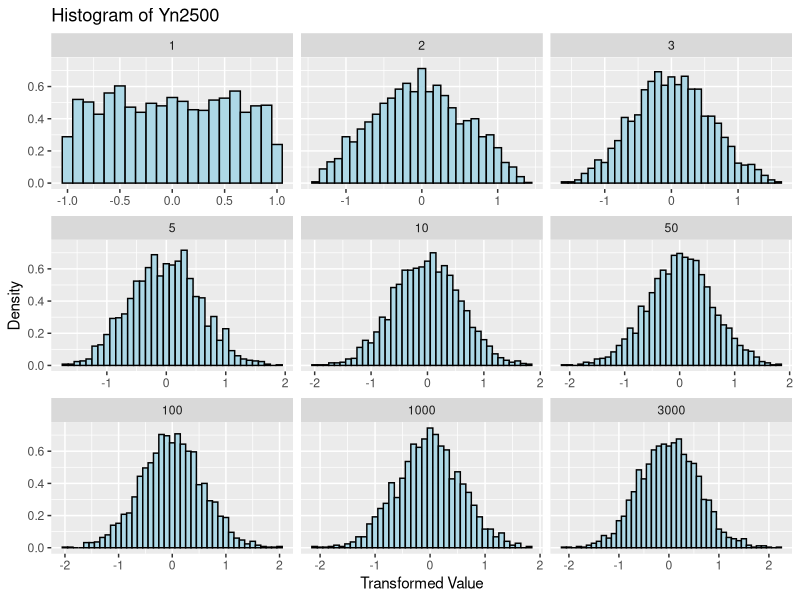
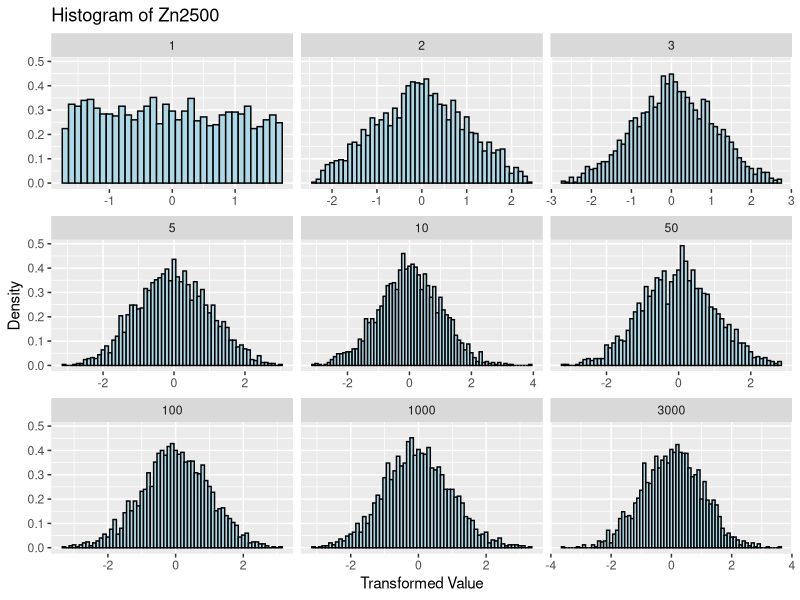
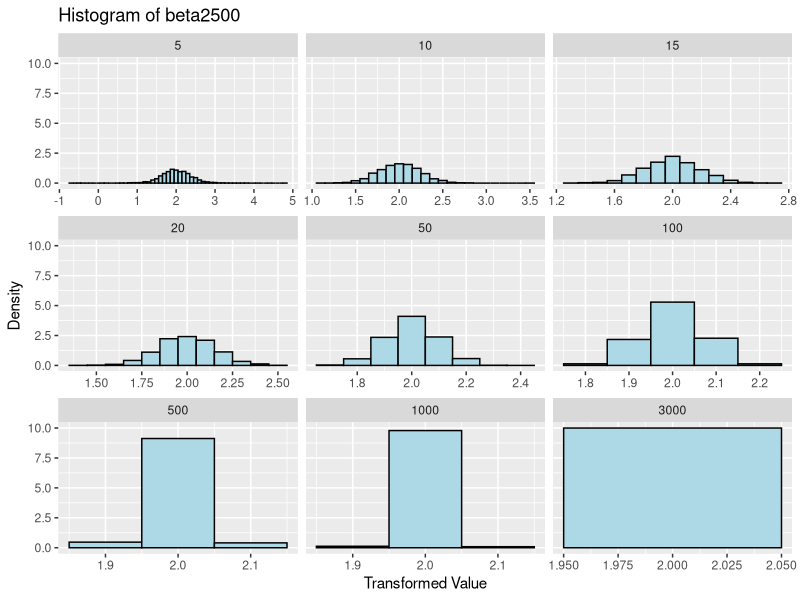

Generate these figures, in order, with R:
#Question 1
setwd("/Users/harikrishnadev/Library/Mobile Documents/com~apple~CloudDocs/School Work/Sem 2/BUAN 6337/BUAN_6337_Predictive_Analysis/HW/HW-3/")
#Part-c
library(data.table)

n_values <- c(1, 2, 3, 5, 10, 50, 100, 1000, 3000)

results <- data.table(n = integer(length(n_values)),
                      mean = numeric(length(n_values)),
                      var = numeric(length(n_values)))

for (i in seq_along(n_values)) {
  n <- n_values[i]
  X <- runif(n, 0, 2)
  mean_X <- mean(X)
  var_X <- var(X)
  results[i, `:=`(n=n_values[i], mean = mean_X, var = var_X)]
}

results

#Part-d
n_values <- c(1, 2, 3, 5, 10, 50, 100, 1000, 3000)

results <- data.table(n = integer(length(n_values)),
                      mean = numeric(length(n_values)),
                      var = numeric(length(n_values)),
                      abs_diff = numeric(length(n_values)))

for (i in seq_along(n_values)) {
  n <- n_values[i]
  X <- runif(n, 0, 2)
  mean_X <- mean(X)
  var_X <- var(X)
  abs_diff_X <- abs(mean_X - 1)
  results[i, `:=`(n = n_values[i], mean = mean_X, var = var_X, abs_diff = abs_diff_X)]
}

results

#Part-e
n_values <- c(1, 2, 3, 5, 10, 50, 100, 1000, 3000)

results <- data.table(n = integer(length(n_values)),
                      mean = numeric(length(n_values)),
                      var = numeric(length(n_values)),
                      abs_diff_X1 = numeric(length(n_values)),
                      abs_diff_fX1 = numeric(length(n_values)))

for (i in seq_along(n_values)) {
  n <- n_values[i]
  X <- runif(n, 0, 2)
  mean_X <- mean(X)
  var_X <- var(X)
  abs_diff_X <- abs(mean_X - 1)
  f_mean_X <- 2*mean_X^2 - 5*mean_X + 1 + 1/(3*mean_X)
  abs_diff_fX <- abs(f_mean_X - 5/3)
  results[i, `:=`(n = n_values[i], mean = mean_X, var = var_X, abs_diff_X1 = abs_diff_X, abs_diff_fX1 = abs_diff_fX)]
}

results

#Question 2

#Part-e
set.seed(123)  # for reproducibility

n_vec <- c(1, 2, 3, 5, 10, 50, 100, 1000, 3000)  # vector of sample sizes
t_vec <- 1:2500  # vector of t values
Vn_mat <- matrix(0, nrow = 2500, ncol = length(n_vec))  # matrix to store sample mean vectors

for (i in seq_along(n_vec)) {
  n <- n_vec[i]
  for (t in t_vec) {
    X <- runif(n, min = 0, max = 2)  # generate n independent Uniform[0, 2] random variables
    Vn_mat[t, i] <- mean(X)  # calculate sample mean and store in matrix
  }
}
Vn_mat


#Part-f
Vn2500 <- apply(Vn_mat, 2, mean)  # calculate mean of each column
Vn_var <- apply(Vn_mat, 2, var)  # calculate variance of each column

# display mean and variance of Vn2500 for each value of n
data.frame(n = n_vec, mean = Vn2500, variance = Vn_var)


#Part-g
# calculate E[Xi] and store as a constant
EXi <- (0 + 2) / 2  # mean of Uniform[0, 2] distribution
n_samples=2500
# initialize matrix to store transformed vectors
Yn_mat <- matrix(0, nrow = n_samples, ncol = length(n_vec))

# loop over values of n and generate random samples
for (i in seq_along(n_vec)) {
  n <- n_vec[i]
  
  # loop over each sample for this value of n
  for (j in 1:n_samples) {
    # generate sample of Uniform[0, 2] random variables
    X <- runif(n, min = 0, max = 2)
    
    # calculate sample mean
    X_bar <- mean(X)
    
    # calculate transformed value Yn
    Yn <- sqrt(n) * (X_bar - EXi)
    
    # store transformed value in matrix
    Yn_mat[j, i] <- Yn
  }
}

# display Yn2500 matrix
head(Yn_mat)

#Part-h
# calculate mean of transformed vectors
Yn_mean <- apply(Yn_mat, MARGIN = 2, FUN = mean)

# calculate variance of transformed vectors
Yn_var <- apply(Yn_mat, MARGIN = 2, FUN = var)

# display mean and variance
data.frame(n = n_vec, mean = Yn_mean, variance = Yn_var)

#Part-i
# load ggplot2 library
library(ggplot2)

# create data frame with transformed vectors
Yn_df <- data.frame(Yn2500 = as.vector(Yn_mat), n = rep(n_vec, each = 2500))

# plot histogram of transformed vectors using ggplot2
ggplot(Yn_df, aes(x = Yn2500)) +
  geom_histogram(aes(y = ..density..), binwidth = 0.1, color = "black", fill = "lightblue") +
  facet_wrap(~ n, scales = "free_x") +
  labs(title = "Histogram of Yn2500", x = "Transformed Value", y = "Density")






#Part-j
# Define the number of simulations and sample sizes
n_sim <- 2500
n_vec <- c(1, 2, 3, 5, 10, 50, 100, 1000, 3000)

# Define the matrix to store the transformed data
zn_mat <- matrix(0, nrow = n_sim, ncol = length(n_vec))

# Calculate E[Xi] and Var(Xi)
EXi <- 1
VarXi <- 1/3

# Loop over the sample sizes
for (i in seq_along(n_vec)) {
  n <- n_vec[i]
  # Generate the n x n_sim matrix of uniform random variables
  X_mat <- matrix(runif(n * n_sim, 0, 2), ncol = n)
  # Calculate the sample means
  X_bar <- rowMeans(X_mat)
  # Transform the sample means using Z-score
  Z_n <- sqrt(n) * (X_bar - EXi) / sqrt(VarXi)
  # Store the transformed data in the matrix
  zn_mat[, i] <- Z_n
}

# display Yn2500 matrix
head(zn_mat)

#Part-h
# calculate mean of transformed vectors
Zn_mean <- apply(zn_mat, MARGIN = 2, FUN = mean)

# calculate variance of transformed vectors
Zn_var <- apply(zn_mat, MARGIN = 2, FUN = var)

# display mean and variance
data.frame(n = n_vec, mean = Zn_mean, variance = Zn_var)

#Part-i
# load ggplot2 library
library(ggplot2)

# create data frame with transformed vectors
Zn_df <- data.frame(zn2500 = as.vector(zn_mat), n = rep(n_vec, each = 2500))

# plot histogram of transformed vectors using ggplot2
ggplot(Zn_df, aes(x = zn2500)) +
  geom_histogram(aes(y = ..density..), binwidth = 0.1, color = "black", fill = "lightblue") +
  facet_wrap(~ n, scales = "free_x") +
  labs(title = "Histogram of Zn2500", x = "Transformed Value", y = "Density")



#Question 3
#Part-a
n_values <- c(2,3,4,5,6,7,8,9,10,15,20,30,50,75,100,250,500,1000,2000,3000) # vector of n values to loop over

for (n in n_values) {
  set.seed(123) # set seed for reproducibility
  x <- runif(n, min = 0, max = 12) # generate n x 1 column vector of Uniform[0,12] random variable
  print(head(x)) # print the first few values of x
}

#Part-b
n_values <- c(2,3,4,5,6,7,8,9,10,15,20,30,50,75,100,250,500,1000,2000,3000) # vector of n values to loop over

for (n in n_values) {
  set.seed(123) # set seed for reproducibility
  u <- runif(n, min = -4, max = 4) # generate n x 1 column vector of Uniform[-4,4] random variable
  print(head(u)) # print the first few values of u
}

#Part-c
n_values <- c(2,3,4,5,6,7,8,9,10,15,20,30,50,75,100,250,500,1000,2000,3000) # vector of n values to loop over

for (n in n_values) {
  set.seed(123) # set seed for reproducibility
  x <- runif(n, min = 0, max = 12) # generate n x 1 column vector of Uniform[0,12] random variable
  u <- runif(n, min = -4, max = 4) # generate n x 1 column vector of Uniform[-4,4] random variable
  y <- 3 + 2 * x + u # generate n x 1 column vector of y using the formula yi=3+2xi+ui
  
  print(head(y)) # print the first few values of y
}

#Part-d
n_values <- c(2,3,4,5,6,7,8,9,10,15,20,30,50,75,100,250,500,1000,2000,3000) # vector of n values to loop over

for (n in n_values) {
  set.seed(123) # set seed for reproducibility
  x <- runif(n, min = 0, max = 12) # generate n x 1 column vector of Uniform[0,12] random variable
  u <- runif(n, min = -4, max = 4) # generate n x 1 column vector of Uniform[-4,4] random variable
  y <- 3 + 2 * x + u # generate n x 1 column vector of y using the formula yi=3+2xi+ui
  
  # estimate beta using OLS
  beta_hat <- cov(x,y)/var(x)
  
  # print the estimated value of beta
  print(paste0("For n = ", n, ", beta_hat = ", beta_hat))
}

#Question 4
#Part-a
# Set the sample sizes
ns <- c(2, 3, 4, 5, 6, 7, 8, 9, 10, 15, 20, 30, 50, 75, 100, 250, 500, 1000, 2000, 3000)

# Create a list to store the x vectors for each sample size
x_list <- list()

# Generate the x vector for each sample size and store it in the list
for (n in ns) {
  x <- runif(n, 0, 12)
  x_list[[n]] <- x
}

#Part-b
# Set the sample sizes
ns <- c(2, 3, 4, 5, 6, 7, 8, 9, 10, 15, 20, 30, 50, 75, 100, 250, 500, 1000, 2000, 3000)

# Create a list to store the u vectors for each sample size
u_list <- list()

# Generate the u vector for each sample size and store it in the list
for (n in ns) {
  u <- runif(n, -4, 4)
  u_list[[n]] <- u
}

#Part-c
# Set the sample sizes
ns <- c(2, 3, 4, 5, 6, 7, 8, 9, 10, 15, 20, 30, 50, 75, 100, 250, 500, 1000, 2000, 3000)

# Create a list to store the y vectors for each sample size
y_list <- list()

# Generate the y vector for each sample size and store it in the list
for (n in ns) {
  # Generate x and u vectors for the current sample size
  x <- runif(n, 0, 12)
  u <- runif(n, -4, 4)
  
  # Calculate the y vector using the formula yi = 3 + 2xi + ui
  y <- 3 + 2*x + u
  
  # Store the y vector in the list
  y_list[[n]] <- y
}

#Part-d
# Set the sample sizes
ns <- c(2, 3, 4, 5, 6, 7, 8, 9, 10, 15, 20, 30, 50, 75, 100, 250, 500, 1000, 2000, 3000)

# Create a vector to store the OLS estimates of beta for each sample size
beta_ols <- rep(NA, length(ns))

# Estimate the beta OLS for each sample size
for (i in 1:length(ns)) {
  # Extract the x and y vectors for the current sample size
  x <- runif(ns[i], 0, 12)
  u <- runif(ns[i], -4, 4)
  y <- 3 + 2*x + u
  
  # Calculate the OLS estimate of beta using the formula Cov(x,y)/Var(x)
  beta_ols[i] <- cov(x, y) / var(x)
}

# Save the OLS estimates of beta in memory
save(beta_ols, file = "beta_ols.RData")

#Part-e
# set the sample sizes and number of simulations
n_values <- c(2, 3, 4, 5, 6, 7, 8, 9, 10, 15, 20, 30, 50, 75, 100, 250, 500, 1000, 2000, 3000)
num_sims <- 2500

# create a matrix to store the OLS estimates of beta
beta_hat <- matrix(0, nrow = num_sims, ncol = length(n_values))

# loop over sample sizes
for (i in seq_along(n_values)) {
  n <- n_values[i]
  # repeat the Monte-Carlo simulation num_sims times
  for (j in 1:num_sims) {
    # generate the data
    x <- runif(n, min = 0, max = 12)
    u <- runif(n, min = -4, max = 4)
    y <- 3 + 2 * x + u
    # estimate beta using OLS
    beta_hat[j, i] <- cov(x, y) / var(x)
  }
}
# save the OLS estimates in a vector b

# part-f
beta_mean <- apply(beta_hat, MARGIN = 2, FUN = mean)

# calculate variance of transformed vectors
beta_var <- apply(beta_hat, MARGIN = 2, FUN = var)

# display mean and variance
data.frame(n = n_values, mean = beta_mean, variance = beta_var)



# create data frame with transformed vectors
beta_df <- data.frame(beta2500 = as.vector(beta_hat), n = rep(n_values, each = 2500))
beta_df<-subset(beta_df,beta_df$n%in%c(5,10,15,20,50,100,500,1000,3000))

# plot histogram of transformed vectors using ggplot2
ggplot(beta_df, aes(x = beta2500)) +
  geom_histogram(aes(y = ..density..), binwidth = 0.1, color = "black", fill = "lightblue") +
  facet_wrap(~ n, scales = "free_x") +
  labs(title = "Histogram of beta2500", x = "Transformed Value", y = "Density")



#Question 5
#Part a
library(data.table)
# load the dataset
vg_data = fread(file = "videogamesales_main.csv",
             na.strings = c("NA", ""), 
             sep = "auto",
             stringsAsFactors = FALSE,
             data.table = TRUE
)

# create frequency tables
freq_table_platform <- table(vg_data$Platform)
freq_table_genre <- table(vg_data$Genre)
freq_table_rating <- table(vg_data$Rating)

# print the tables
print(freq_table_platform)
print(freq_table_genre)
print(freq_table_rating)

#Part b


# Load the dataset
vg_sales <- vg_data

# Create categorical variables for platform, genre, and rating
vg_sales[, platform_cat := as.factor(Platform)]
vg_sales[, genre_cat := as.factor(Genre)]
vg_sales[, rating_cat := as.factor(Rating)]

# Create age variable relative to year 2013
vg_sales[, age := 2013 - Year_of_Release]
vg_sales

#Part c
# Run regression with all relevant X variables
model <- lm(Global_Sales ~ Critic_Score + User_Score + platform_cat + genre_cat + rating_cat + age, data = vg_sales)

# Report adjusted R-squared
adj_r_sq <- summary(model)$adj.r.squared
cat("Adjusted R-squared:", adj_r_sq, "\n")

#Part d
# Generate natural logs of selected variables
vg_sales$ln_global_sales <- log(vg_sales$Global_Sales)
vg_sales$ln_critic_score <- log(vg_sales$Critic_Score)
vg_sales$ln_critic_count <- log(vg_sales$Critic_Count)
vg_sales$ln_user_score <- log(vg_sales$User_Score)
vg_sales$ln_user_count <- log(vg_sales$User_Count)

#Part e
# Create a new variable with the natural log of global sales
vg_sales$log_global_sales <- log(vg_sales$Global_Sales)

# Run a linear regression with log global sales as the response variable
# and all other relevant variables as predictors
model1 <- lm(vg_sales$log_global_sales ~ ., data = vg_sales[,c(4:8, 11:14)])

# Report adjusted R-squared
summary(model1)$adj.r.squared

#Part f
# generate log of Y and X variables
vg_sales$log_global_sales <- log(vg_sales$Global_Sales)
vg_sales$log_critic_score <- log(vg_sales$Critic_Score)
vg_sales$log_critic_count <- log(vg_sales$Critic_Count)
vg_sales$log_user_score <- log(vg_sales$User_Score)
vg_sales$log_user_count <- log(vg_sales$User_Count)

# run regression with log of Y and X variables
model2 <- lm(log_global_sales ~ log_critic_score + log_critic_count + log_user_score + log_user_count + platform_cat + genre_cat + rating_cat + age, data=vg_sales)

# report adjusted R-squared
summary(model2)$adj.r.squared




